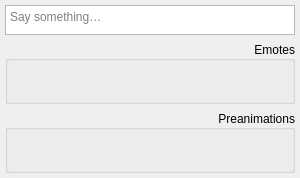
<?xml version="1.0" encoding="UTF-8"?>
<ui version="4.0">
 <class>ICChat</class>
 <widget class="QDockWidget" name="ICChat">
  <property name="geometry">
   <rect>
    <x>0</x>
    <y>0</y>
    <width>300</width>
    <height>178</height>
   </rect>
  </property>
  <property name="features">
   <set>QDockWidget::AllDockWidgetFeatures</set>
  </property>
  <property name="windowTitle">
   <string>Chat: (character)</string>
  </property>
  <widget class="QWidget" name="ICChatContents">
   <layout class="QVBoxLayout" name="verticalLayout">
    <property name="leftMargin">
     <number>5</number>
    </property>
    <property name="topMargin">
     <number>5</number>
    </property>
    <property name="rightMargin">
     <number>5</number>
    </property>
    <property name="bottomMargin">
     <number>5</number>
    </property>
    <item>
     <widget class="ExpandingPlainTextEdit" name="chat_entry">
      <property name="sizePolicy">
       <sizepolicy hsizetype="Expanding" vsizetype="MinimumExpanding">
        <horstretch>0</horstretch>
        <verstretch>0</verstretch>
       </sizepolicy>
      </property>
      <property name="minimumSize">
       <size>
        <width>0</width>
        <height>24</height>
       </size>
      </property>
      <property name="tabChangesFocus">
       <bool>true</bool>
      </property>
      <property name="placeholderText">
       <string>Say something…</string>
      </property>
     </widget>
    </item>
    <item>
     <widget class="QGroupBox" name="groupBox">
      <property name="title">
       <string>Emotes</string>
      </property>
      <property name="alignment">
       <set>Qt::AlignRight|Qt::AlignTrailing|Qt::AlignVCenter</set>
      </property>
      <layout class="QVBoxLayout" name="verticalLayout_2">
       <property name="leftMargin">
        <number>0</number>
       </property>
       <property name="topMargin">
        <number>0</number>
       </property>
       <property name="rightMargin">
        <number>0</number>
       </property>
       <property name="bottomMargin">
        <number>0</number>
       </property>
       <item>
        <widget class="QListWidget" name="list_emotes">
         <property name="sizePolicy">
          <sizepolicy hsizetype="Expanding" vsizetype="Minimum">
           <horstretch>0</horstretch>
           <verstretch>0</verstretch>
          </sizepolicy>
         </property>
         <property name="minimumSize">
          <size>
           <width>0</width>
           <height>40</height>
          </size>
         </property>
         <property name="maximumSize">
          <size>
           <width>16777215</width>
           <height>140</height>
          </size>
         </property>
         <property name="sizeIncrement">
          <size>
           <width>0</width>
           <height>60</height>
          </size>
         </property>
         <property name="focusPolicy">
          <enum>Qt::TabFocus</enum>
         </property>
         <property name="styleSheet">
          <string notr="true">background: transparent;</string>
         </property>
         <property name="frameShape">
          <enum>QFrame::NoFrame</enum>
         </property>
         <property name="editTriggers">
          <set>QAbstractItemView::NoEditTriggers</set>
         </property>
         <property name="dragDropMode">
          <enum>QAbstractItemView::DragDrop</enum>
         </property>
         <property name="viewMode">
          <enum>QListView::IconMode</enum>
         </property>
         <property name="selectionRectVisible">
          <bool>false</bool>
         </property>
         <item>
          <property name="icon">
           <iconset>
            <normaloff>../../../../Open_Source/AOVanilla1.7.5/client/base/characters/Adachi/emotions/button1_on.png</normaloff>../../../../Open_Source/AOVanilla1.7.5/client/base/characters/Adachi/emotions/button1_on.png</iconset>
          </property>
          <property name="flags">
           <set>ItemIsSelectable|ItemIsUserCheckable|ItemIsEnabled</set>
          </property>
         </item>
        </widget>
       </item>
      </layout>
     </widget>
    </item>
    <item>
     <widget class="QGroupBox" name="groupBox_2">
      <property name="title">
       <string>Preanimations</string>
      </property>
      <property name="alignment">
       <set>Qt::AlignRight|Qt::AlignTrailing|Qt::AlignVCenter</set>
      </property>
      <layout class="QVBoxLayout" name="verticalLayout_3">
       <property name="leftMargin">
        <number>0</number>
       </property>
       <property name="topMargin">
        <number>0</number>
       </property>
       <property name="rightMargin">
        <number>0</number>
       </property>
       <property name="bottomMargin">
        <number>0</number>
       </property>
       <item>
        <widget class="QListWidget" name="list_preanims">
         <property name="sizePolicy">
          <sizepolicy hsizetype="Expanding" vsizetype="Minimum">
           <horstretch>0</horstretch>
           <verstretch>0</verstretch>
          </sizepolicy>
         </property>
         <property name="minimumSize">
          <size>
           <width>0</width>
           <height>40</height>
          </size>
         </property>
         <property name="maximumSize">
          <size>
           <width>16777215</width>
           <height>140</height>
          </size>
         </property>
         <property name="sizeIncrement">
          <size>
           <width>0</width>
           <height>60</height>
          </size>
         </property>
         <property name="focusPolicy">
          <enum>Qt::TabFocus</enum>
         </property>
         <property name="styleSheet">
          <string notr="true">background: transparent;</string>
         </property>
         <property name="frameShape">
          <enum>QFrame::NoFrame</enum>
         </property>
         <property name="editTriggers">
          <set>QAbstractItemView::NoEditTriggers</set>
         </property>
         <property name="dragDropMode">
          <enum>QAbstractItemView::DragDrop</enum>
         </property>
         <property name="viewMode">
          <enum>QListView::IconMode</enum>
         </property>
         <property name="uniformItemSizes">
          <bool>true</bool>
         </property>
         <property name="selectionRectVisible">
          <bool>false</bool>
         </property>
         <item>
          <property name="icon">
           <iconset>
            <normaloff>../../../../Open_Source/AOVanilla1.7.5/client/base/characters/Adachi/emotions/button1_on.png</normaloff>../../../../Open_Source/AOVanilla1.7.5/client/base/characters/Adachi/emotions/button1_on.png</iconset>
          </property>
          <property name="flags">
           <set>ItemIsSelectable|ItemIsUserCheckable|ItemIsEnabled</set>
          </property>
         </item>
        </widget>
       </item>
      </layout>
     </widget>
    </item>
   </layout>
  </widget>
 </widget>
 <customwidgets>
  <customwidget>
   <class>ExpandingPlainTextEdit</class>
   <extends>QTextEdit</extends>
   <header>expanding_plain_text_edit.h</header>
  </customwidget>
 </customwidgets>
 <resources/>
 <connections/>
</ui>
